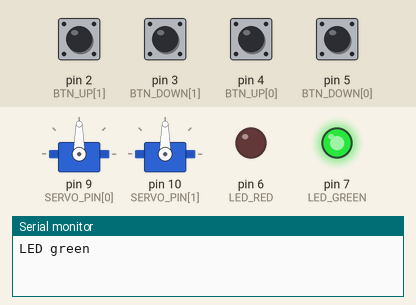
Bench run of a sketch on a simulated Arduino Uno, built with avr-gcc and run on an emulated ATmega328P. Shown: 2 × servo, output pins drawn as LEDs (lit = HIGH), the last lines printed to the serial monitor. The test bench sets the inputs (shaded band); at power-on: pin 2 (BTN_UP[1]), pin 3 (BTN_DOWN[1]), pin 4 (BTN_UP[0]), pin 5 (BTN_DOWN[0]) HIGH.

Above: at 1.9 s.
2.0 s: pin 3 (BTN_DOWN[1]) pulled LOW for 0.15 s
At 4.7 s:
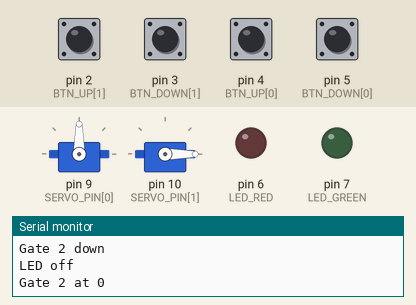
5.0 s: pin 5 (BTN_DOWN[0]) pulled LOW for 0.15 s
At 7.2 s:
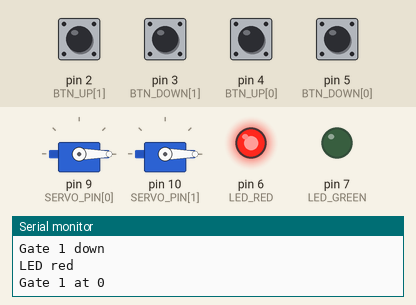
8.0 s: pin 2 (BTN_UP[1]) pulled LOW for 0.15 s
At 10.6 s:
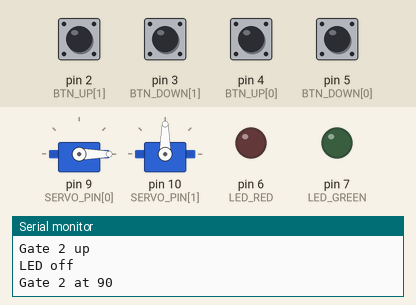
11.1 s: pin 4 (BTN_UP[0]) pulled LOW for 0.15 s
At 11.85 s:
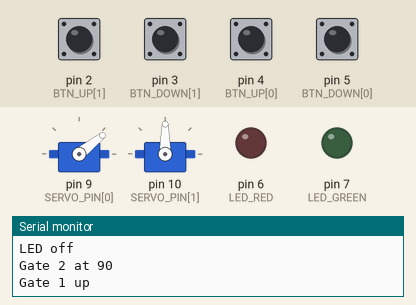
14.2 s: pin 5 (BTN_DOWN[0]) pulled LOW for 1 s
At 14.35 s:
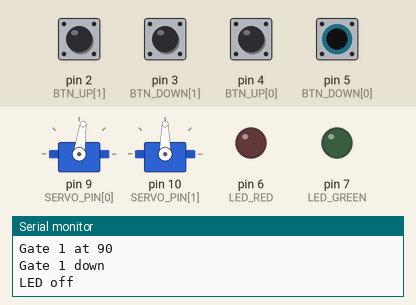
17.5 s: pin 3 (BTN_DOWN[1]) pulled LOW for 1 s
At 17.95 s:
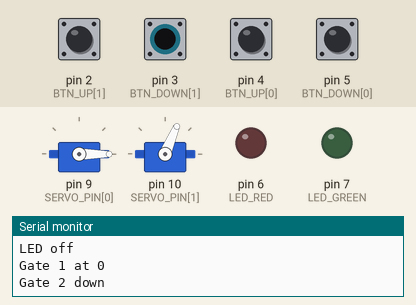
Timing chart, 0 to 20.8 s (numbered marks = the images above; inputs shaded):
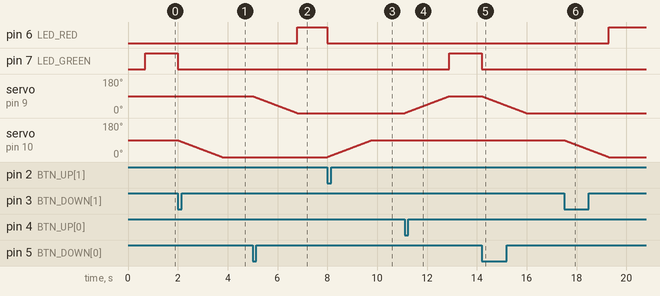

The sketch:

sketch.ino
```cpp
// ЛР №6. Два шлагбауми: сервоприводи, кнопки, світлодіоди
#include <Servo.h>

const int SERVO_PIN[2] = {9, 10};   // шлагбаум 1 і 2
const int BTN_DOWN[2] = {5, 3};     // кнопки 1 і 3: опустити
const int BTN_UP[2] = {4, 2};       // кнопки 2 і 4: підняти
const int LED_GREEN = 7;            // обидва підняті
const int LED_RED = 6;              // обидва опущені
const int UP = 90;                  // кут піднятого шлагбаума
const int DOWN = 0;                 // кут опущеного
const int STEP_MS = 20;             // пауза між кроками, мс

Servo gate[2];
int pos[2] = {UP, UP};              // поточний кут кожного
int ledState = -1;                  // що показано, для Serial

// Зелений горить лише коли обидва підняті, червоний лише коли
// обидва опущені, в усіх інших станах обидва вимкнені
void showLeds() {
  bool allUp = pos[0] == UP && pos[1] == UP;
  bool allDown = pos[0] == DOWN && pos[1] == DOWN;
  digitalWrite(LED_GREEN, allUp);
  digitalWrite(LED_RED, allDown);
  int state = allUp ? 1 : (allDown ? 2 : 0);   // 0 вимкнені
  if (state != ledState) {          // у Serial лише зміни
    ledState = state;
    Serial.println(state == 1 ? "LED green"
                   : (state == 2 ? "LED red" : "LED off"));
  }
}

// Плавно рухає шлагбаум i до кута target, по 1 градусу
void moveGate(int i, int target) {
  if (pos[i] == target) return;     // уже там
  Serial.print("Gate ");
  Serial.print(i + 1);
  Serial.println(target == UP ? " up" : " down");
  int step = (target > pos[i]) ? 1 : -1;
  int steps = abs(target - pos[i]);
  for (int k = 0; k < steps; k++) {
    pos[i] += step;
    gate[i].write(pos[i]);
    showLeds();                     // у русі обидва вимкнені
    delay(STEP_MS);
  }
  Serial.print("Gate ");
  Serial.print(i + 1);
  Serial.print(" at ");
  Serial.println(pos[i]);
}

void setup() {
  for (int i = 0; i < 2; i++) {
    pinMode(BTN_DOWN[i], INPUT_PULLUP);
    pinMode(BTN_UP[i], INPUT_PULLUP);
    gate[i].attach(SERVO_PIN[i]);
    gate[i].write(UP);              // старт: обидва підняті
  }
  pinMode(LED_GREEN, OUTPUT);
  pinMode(LED_RED, OUTPUT);
  Serial.begin(9600);
  delay(700);                       // дати рогам дійти до 90
  showLeds();                       // потім зелений
}

void loop() {
  for (int i = 0; i < 2; i++) {
    if (digitalRead(BTN_DOWN[i]) == LOW) moveGate(i, DOWN);
    else if (digitalRead(BTN_UP[i]) == LOW) moveGate(i, UP);
  }
}
```

Measured:
- after the input at 2.0 s, pin 7 (LED_GREEN): HIGH → LOW at once; servo on pin 10 (SERVO_PIN[1]): moves from 90° to 0° over 1.8 s, starting at once
- after the input at 5.0 s, pin 6 (LED_RED): LOW → HIGH after 1.8 s; servo on pin 9 (SERVO_PIN[0]): moves from 90° to 0° over 1.8 s, starting at once
- after the input at 8.0 s, pin 6 (LED_RED): HIGH → LOW at once; servo on pin 10 (SERVO_PIN[1]): moves from 0° to 90° over 1.8 s, starting at once
- after the input at 11.1 s, pin 7 (LED_GREEN): LOW → HIGH after 1.8 s; servo on pin 9 (SERVO_PIN[0]): moves from 0° to 90° over 1.8 s, starting at once
- after the input at 14.2 s, pin 7 (LED_GREEN): HIGH → LOW at once; servo on pin 9 (SERVO_PIN[0]): moves from 90° to 0° over 1.8 s, starting at once
- after the input at 17.5 s, pin 6 (LED_RED): LOW → HIGH after 1.8 s; servo on pin 10 (SERVO_PIN[1]): moves from 90° to 0° over 1.8 s, starting at once
